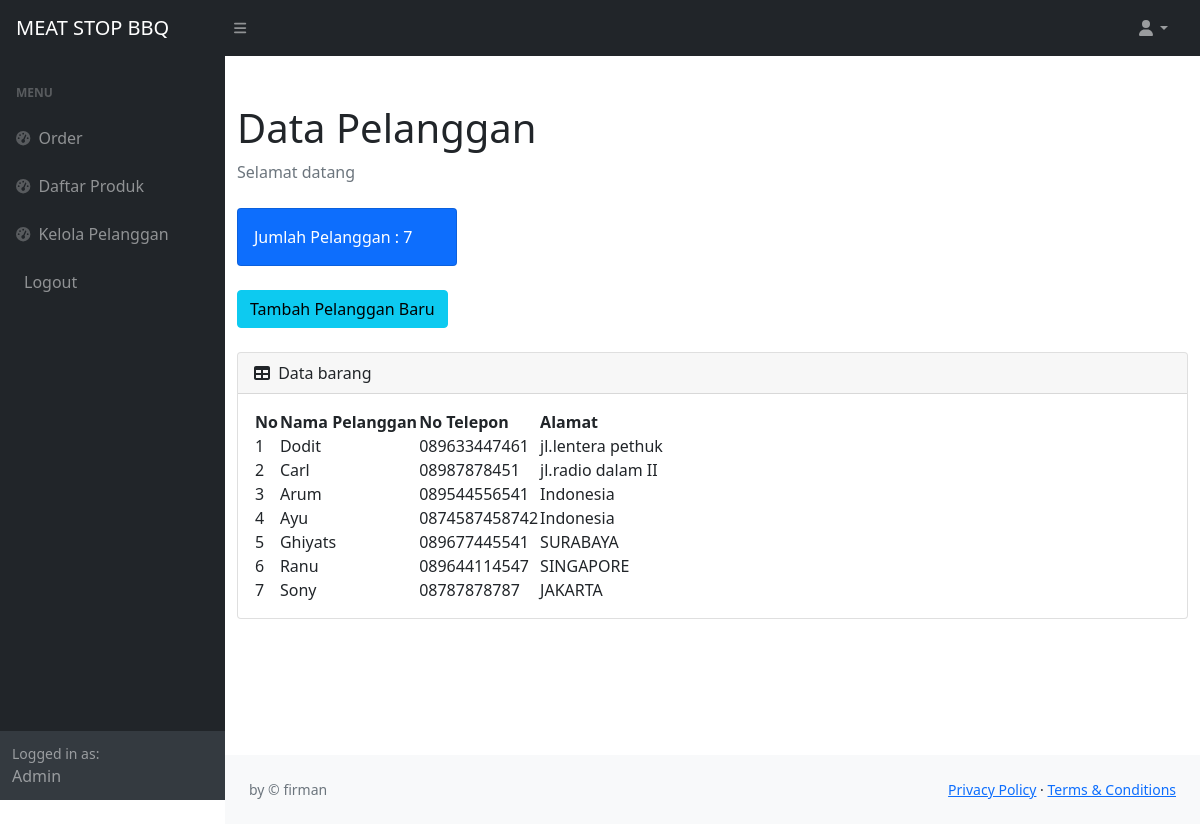
The app's page /pelanggan.php with its own data.
### tables this page shows
CREATE TABLE `pelanggan` (
  `idpelanggan` int(11) NOT NULL,
  `namapelanggan` varchar(30) NOT NULL,
  `notelp` varchar(15) NOT NULL,
  `alamat` text NOT NULL
);

### pelanggan.php (the view, shortened to what this page needs)
<?php
require 'function.php';
$h1 = mysqli_query($c,"select * from pelanggan");
$h2 = mysqli_num_rows($h1);
?>
<!DOCTYPE html>
<html lang="en">
    <head>
        <link href="https://cdn.jsdelivr.net/npm/simple-datatables@latest/dist/style.css" rel="stylesheet" />
        <link href="css/styles.css" rel="stylesheet" />
    </head>
    <body class="sb-nav-fixed">
        <nav class="sb-topnav navbar navbar-expand navbar-dark bg-dark">
            <a class="navbar-brand ps-3" href="index.php">MEAT STOP BBQ</a>
            <button class="btn btn-link btn-sm order-1 order-lg-0 me-4 me-lg-0" id="sidebarToggle" href="#!"><i class="fas fa-bars"></i></button>
            <ul class="navbar-nav ms-auto ms-md-0 me-3 me-lg-4">
                <li class="nav-item dropdown">
                    <a class="nav-link dropdown-toggle" id="navbarDropdown" href="#" role="button" data-bs-toggle="dropdown" aria-expanded="false"><i class="fas fa-user fa-fw"></i></a>
                </li>
            </ul>
        </nav>
        <div id="layoutSidenav">
            <div id="layoutSidenav_nav">
                <nav class="sb-sidenav accordion sb-sidenav-dark" id="sidenavAccordion">
                    <div class="sb-sidenav-menu">
                        <div class="nav">
                            <div class="sb-sidenav-menu-heading">Menu</div>
                            <a class="nav-link" href="index.php">
                                <div class="sb-nav-link-icon"><i class="fas fa-tachometer-alt"></i></div>
                                Order
                            </a>
                            <a class="nav-link" href="stock.php">
                                <div class="sb-nav-link-icon"><i class="fas fa-tachometer-alt"></i></div>
                                Daftar Produk
                            </a>
                            <a class="nav-link" href="pelanggan.php">
                                <div class="sb-nav-link-icon"><i class="fas fa-tachometer-alt"></i></div>
                                Kelola Pelanggan
                            </a>
                            <a class="nav-link" href="logout.php">
                                Logout
                            </a>
                        </div>
                    </div>
                    <div class="sb-sidenav-footer">
                        <div class="small">Logged in as:</div>
                        Admin
                    </div>
                </nav>
            </div>
            <div id="layoutSidenav_content">
                <main>
                    <div class="container-fluid">
                        <h1 class="mt-4">Data Pelanggan</h1>
                        <ol class="breadcrumb mb-4">
                            <li class="breadcrumb-item active">Selamat datang</li>
                        </ol>
                        <div class="row">
                            <div class="col-xl-3 col-md-6">
                                <div class="card bg-primary text-white mb-4">
                                    <div class="card-body">Jumlah Pelanggan : <?=$h2;?></div>
                                </div>
                            </div>
                        </div>
                        <button type="button" class="btn btn-info mb-4" data-bs-toggle="modal" data-bs-target="#myModal">
                            Tambah Pelanggan Baru
                        </button>
                        <div class="card mb-4">
                            <div class="card-header">
                                <i class="fas fa-table me-1"></i>
                                Data barang
                            </div>
                            <div class="card-body">
                                <table id="datatablesSimple">
                                    <thead>
                                        <tr>
                                            <th>No</th>
                                            <th>Nama Pelanggan</th>
                                            <th>No Telepon</th>
                                            <th>Alamat</th>
                                        </tr>
                                    </thead>
                                    <tbody>
                                    <?php
                                        $get = mysqli_query($c,"select * from pelanggan");
                                        $i = 1;
                                        while($p=mysqli_fetch_array($get)){
                                        $namapelanggan = $p['namapelanggan'];
                                        $notelp = $p['notelp'];
                                        $alamat = $p['alamat'];
                                   ?>
                                        <tr>
                                            <td><?=$i++;?></td>
                                            <td><?=$namapelanggan;?></td>
                                            <td><?=$notelp;?></td>
                                            <td><?=$alamat;?></td>
                                        </tr>
                                        <?php
                                        };
                                        ?>
                                    </tbody>
                                </table>
                            </div>
                        </div>
                    </div>
                </main>
                <footer class="py-4 bg-light mt-auto">
                    <div class="container-fluid px-4">
                        <div class="d-flex align-items-center justify-content-between small">
                            <div class="text-muted">by &copy; firman</div>
                            <div>
                                <a href="#">Privacy Policy</a>
                                &middot;
                                <a href="#">Terms &amp; Conditions</a>
                            </div>
                        </div>
                    </div>
                </footer>
            </div>
        </div>
    </body>
</html>

### records on screen
pelanggan: namapelanggan "Dodit", notelp "089633447461", alamat "jl.lentera pethuk"
pelanggan: namapelanggan "Carl", notelp "08987878451", alamat "jl.radio dalam II"
pelanggan: namapelanggan "Arum", notelp "089544556541", alamat "Indonesia"
pelanggan: namapelanggan "Ayu", notelp "0874587458742", alamat "Indonesia"
pelanggan: namapelanggan "Ghiyats", notelp "089677445541", alamat "SURABAYA"
pelanggan: namapelanggan "Ranu", notelp "089644114547", alamat "SINGAPORE"
pelanggan: namapelanggan "Sony", notelp "08787878787", alamat "JAKARTA"

### other values on screen
$h2 "7"
